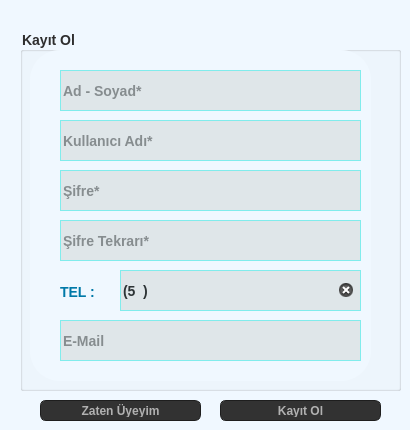
  <widget class="QWidget" name="centralwidget">
   <property name="styleSheet">
    <string notr="true">QWidget {
    background-color: #f0f8ff; /* Açık mavi */
    color: #2e2e2e; /* Koyu gri yazı */
    font-family: Arial;
    font-weight: bold;
    font-size: 14px;
    
}

QLabel {
    color: #0079A8; /* Canlı camgöbeği */
    font-weight: bold;
}

QPushButton {
    background-color: #0079A8; /* Canlı yeşil-mavi */
    color: white;
    border: 1px solid #55efc4;
    border-radius: 6px;
    padding: 6px;
    font-weight: bold;
}

QPushButton:hover {
    background-color: #00cec9;
}

QLineEdit, QComboBox, QDateEdit, QTextEdit {
    background-color: #dfe6e9; /* Açık gri */
    color: #2d3436; /* Koyu gri */
    border: 1px solid #81ecec;
    border-radius: 4px;
}

QTableWidget {
    background-color: #dfe6e9; /* Açık camgöbeği */
    color: #0079A8;
    gridline-color: #0079A8;
    alternate-background-color: #dff9fb;
}

QHeaderView::section {
    background-color: #0079A8;
    color: white;
    padding: 5px;
    border: 1px solid #55efc4;
    font-weight: bold;
}
</string>
   </property>
   <widget class="QPushButton" name="kayitol">
    <property name="geometry">
     <rect>
      <x>220</x>
      <y>400</y>
      <width>161</width>
      <height>21</height>
     </rect>
    </property>
    <property name="styleSheet">
     <string notr="true">/* author = Nathan Woodrow */

QToolTip
{
    border: 1px solid #222;
    background-color: #333;
    color: #aaa;
}

QWidget
{
    color: #aaa;
    background-color: #323232;
}


QWidget:item:hover
{
    background-color: #507098;
    color: #aaa;
}

QWidget:item:selected
{
    background-color: #507098;
}

QMenuBar {
    background-color: #323232;
}

QMenuBar::item
{
    background: transparent;
}

QMenuBar::item:selected
{
    /*
    background: transparent;
    border: 1px solid #ffaa00;
    */
    background: #444;
}

QMenuBar::item:pressed
{
    border: 1px solid #000;
    background-color: #444;
    margin-bottom:-1px;
    padding-bottom:1px;
}

/* ==================================================================================== */
/* MENU                                                                                 */
/* ==================================================================================== */

QMenu
{
    background: #444;
    border: 1px solid #222;
    padding: 4px;
    padding-right: 0px;
}

QMenu::item
{
    background: transparent;
    padding: 2px 20px 2px 20px;
}

QMenu::item:disabled
{
    color: #555;
    background: transparent;
    padding: 2px 20px 2px 20px;
}


QMenu::item:selected
{
    background-color: #507098;
    color: #aaa;
}

QWidget:disabled
{
    color: #404040;
    background-color: #323232;
}

QLineEdit
{
    padding: 1px;
    border: 1px solid #111;
    background-color: #888;
    color: #111;
}

QPushButton
{
    color: #b1b1b1;
/*    background-color: QLinearGradient( x1: 0, y1: 0, x2: 0, y2: 1, stop: 0 #565656, stop: 0.1 #525252, stop: 0.5 #4e4e4e, stop: 0.9 #4a4a4a, stop: 1 #464646);*/
    border-width: 1px;
    border-color: #1e1e1e;
    border-style: solid;
    padding: 3px;
    font-size: 12px;
    padding-left: 5px;
    padding-right: 5px;
}

QPushButton:pressed
{
/*    background-color: QLinearGradient( x1: 0, y1: 0, x2: 0, y2: 1, stop: 0 #2d2d2d, stop: 0.1 #2b2b2b, stop: 0.5 #292929, stop: 0.9 #282828, stop: 1 #252525);*/
}

/* ==================================================================================== */
/* COMBO BOX                                                                            */
/* ==================================================================================== */

QComboBox {
    selection-background-color: #ffaa00;
    background-color: QLinearGradient( x1: 0, y1: 0, x2: 0, y2: 1, stop: 0 #565656, stop: 0.1 #525252, stop: 0.5 #4e4e4e, stop: 0.9 #4a4a4a, stop: 1 #464646);
    border-style: solid;
    border: 1px solid #1e1e1e;
}

QComboBox:hover,QPushButton:hover {
    background-color: QLinearGradient( x1: 0, y1: 0, x2: 0, y2: 1,
        stop: 0     #565656,
        stop: 0.1   #525252,
        stop: 0.5   #4e4e4e,
        stop: 0.9   #4a4a4a,
        stop: 1     #464646);
}


QComboBox:on {
    padding-top: 1px;
    padding-left: 3px;
    background-color: QLinearGradient( x1: 0, y1: 0, x2: 0, y2: 1,
        stop: 0     #555,
        stop: 0.1   #4C4C4C,
        stop: 0.5   #464646,
        stop: 0.9   #414141,
        stop: 1     #444);
    selection-background-color: #ffaa00;
}

QComboBox QAbstractItemView {
    border: 1px solid #222;
    selection-background-color: #507098;
}

QComboBox::drop-down {
     subcontrol-origin: padding;
     subcontrol-position: top right;
     width: 15px;
     border: 0px;
 }

QComboBox::down-arrow
{
    image: url(icons/down_arrow.png);
}
QLineEdit:focus
{
    border: 2px solid QLinearGradient( x1: 0, y1: 0, x2: 0, y2: 1, stop: 0 #ffa02f, stop: 1 #d7801a);
}


QTextEdit:focus
{
    border: 2px solid QLinearGradient( x1: 0, y1: 0, x2: 0, y2: 1, stop: 0 #ffa02f, stop: 1 #d7801a);
}

/* ==================================================================================== */
/* SCROLL BAR                                                                           */
/* ==================================================================================== */

QScrollBar:horizontal {
    background-color: #333;
    height: 8px;
    margin: 0px;
    padding: 0px;
}

QScrollBar::handle:horizontal {
    border: 1px solid #111;
    background: #535353;
}

QScrollBar::add-line:horizontal, QScrollBar::sub-line:horizontal,
QScrollBar::add-page:horizontal, QScrollBar::sub-page:horizontal {
    width: 0px;
    background: transparent;
}

QScrollBar:vertical {
    background-color: #333;
    width: 8px;
    margin: 0;
}

QScrollBar::handle:vertical {
    border: 1px solid #111;
    background: #535353;
}

QScrollBar::add-line:vertical, QScrollBar::sub-line:vertical,
QScrollBar::add-page:vertical, QScrollBar::sub-page:vertical {
    height: 0px;
    background: transparent;
}


QTextEdit
{
    background-color: #242424;
}

QPlainTextEdit
{
    background-color: #242424;
}

QSizeGrip
{
  width: 1px;
}

QHeaderView::section
{
    /*background-color: QLinearGradient(x1:0, y1:0, x2:0, y2:1, stop:0 #616161, stop: 0.5 #505050, stop: 0.6 #434343, stop:1 #656565);*/
    color: white;
    padding-left: 4px;
    border: 1px solid #6c6c6c;
}
QDockWidget
{
  	titlebar-close-icon: url(icons/cross.svg);
}

QDockWidget::separator
{
    border: 1px solid red;
}

QDockWidget::title
{
    text-align: center;
    spacing: 3px; /* spacing between items in the tool bar */
    background-color: #323232;
	font-weight: bold;
}

QDockWidget::close-button, QDockWidget::float-button
{
    text-align: center;
    spacing: 1px; /* spacing between items in the tool bar */
}

QDockWidget::close-button:hover, QDockWidget::float-button:hover
{
    background: #242424;
}

QDockWidget::close-button:pressed, QDockWidget::float-button:pressed
{
    padding: 1px -1px -1px 1px;
}

QMainWindow::separator
{
    /*background-color: QLinearGradient(x1:0, y1:0, x2:0, y2:1, stop:0 #161616, stop: 0.5 #151515, stop: 0.6 #212121, stop:1 #343434);*/
    color: white;
    padding-left: 4px;
    border: 0px solid #4c4c4c;
    spacing: 3px; /* spacing between items in the tool bar */
}

QMainWindow::separator:hover
{

    /*background-color: QLinearGradient(x1:0, y1:0, x2:0, y2:1, stop:0 #d7801a, stop:0.5 #b56c17 stop:1 #ffa02f);*/
    color: white;
    padding-left: 4px;
    border: 1px solid #6c6c6c;
    spacing: 3px; /* spacing between items in the tool bar */
}

QToolBar {
    background: #323232;
    border: 1px solid #323232;
	font-weight: bold;
}

QToolBar::handle:horizontal
{
	image: url(:/qss_icons/rc/Hmovetoolbar.png);
}

QToolBar::handle:vertical
{
	image: url(:/qss_icons/rc/Vmovetoolbar.png);
}

QToolBar::separator:horizontal
{
	image: url(:/qss_icons/rc/Hsepartoolbar.png);
}

QToolBar::separator:vertical
{
	image: url(:/qss_icons/rc/Vsepartoolbars.png);
}

QMenu::separator
{
    height: 2px;
    /*
    background-color: QLinearGradient(x1:0, y1:0, x2:0, y2:1, stop:0 #161616, stop: 0.5 #151515, stop: 0.6 #212121, stop:1 #343434);
    */
    color: white;
    padding-left: 4px;
    margin-left: 10px;
    margin-right: 5px;
}

QProgressBar
{
    border: 2px solid grey;
    text-align: center;
}

QProgressBar::chunk
{
    background-color: #d7801a;
    width: 2.15px;
    margin: 0.5px;
}

QTabBar::tab {
    color: #b1b1b1;
    border: 1px solid #444;
    border-bottom-style: none;
    background-color: #323232;
    padding-left: 10px;
    padding-right: 10px;
    padding-top: 3px;
    padding-bottom: 2px;
    margin-right: -1px;
}

QTabWidget::pane {
    border: 1px solid #444;
    top: 1px;
}

QTabBar::tab:last
{
    margin-right: 0; /* the last selected tab has nothing to overlap with on the right */
}

QTabBar::tab:first:!selected
{
  margin-left: 0px; /* the last selected tab has nothing to overlap with on the right */
}

QTabBar::tab:!selected
{
    color: #b1b1b1;
    border-bottom-style: solid;
    margin-top: 3px;
    /*background-color: QLinearGradient(x1:0, y1:0, x2:0, y2:1, stop:1 #212121, stop:.4 #343434);*/
}

QTabBar::tab:selected
{
    margin-bottom: 0px;
}

QTabBar::tab:!selected:hover
{
    /*border-top: 2px solid #ffaa00;
    padding-bottom: 3px;*/
    /*background-color: QLinearGradient(x1:0, y1:0, x2:0, y2:1, stop:1 #212121, stop:0.4 #343434, stop:0.2 #343434, stop:0.1 #ffaa00);*/
}

/* ==================================================================================== */
/* RADIO BUTTON                                                                         */
/* ==================================================================================== */

QGroupBox::indicator:unchecked,
QGroupBox::indicator:checked,
QCheckBox::indicator:checked,
QCheckBox::indicator:unchecked,
QRadioButton::indicator:checked,
QRadioButton::indicator:unchecked{
    color: #b1b1b1;
    background-color: #323232;
    border: 1px solid #b1b1b1;
}

QGroupBox::indicator:checked,
QCheckBox::indicator:checked,
QRadioButton::indicator:checked {
    background-color: qradialgradient(
        cx: 0.5, cy: 0.5,
        fx: 0.5, fy: 0.5,
        radius: 1.0,
        stop: 0.25 #ffaa00,
        stop: 0.3 #323232
    );
}

QRadioButton::indicator
{
}

QGroupBox::indicator:hover,
QCheckBox::indicator:hover,
QRadioButton::indicator:hover
{
    border: 1px solid #ffaa00;
}

/* ==================================================================================== */
/* CHECKBOX                                                                             */
/* ==================================================================================== */

QAbstractItemView
{
  background-color: #222;
	alternate-background-color: #323232;
	color: silver;
	border: none;
	border-radius: 3px;
	padding: 1px;
}

QAbstractItemView::selected {
    border: 0px;
    outline: none;
}

/* ==================================================================================== */
/* TREE VIEW                                                                            */
/* ==================================================================================== */

QTreeView {
    border: 0.5px solid rgba(108,108,108,75);
}

QTreeView::item, QTreeView::branch {
    background: transparent;
    color: #DDD;
}

QTreeView::item:hover, QTreeView::branch:hover {
    background-color: #507098;
    color: #DDD;
}

QTreeView::item:selected, QTreeView::branch:selected {
    background-color: #507098;
    color: #DDD;
}

QTreeView::branch:has-children:!has-siblings:closed,
QTreeView::branch:closed:has-children:has-siblings {
    border-image: none;
    image: url(icons/caret-right_ffffff_14.png);
}

QTreeView::branch:open:has-children:!has-siblings,
QTreeView::branch:open:has-children:has-siblings {
     border-image: none;
     image: url(icons/caret-down_ffffff_14.png);
}

QgsLayerTreeView
{
}

QgsLayerTreeView::item
{
    border-top: 0.5px solid rgba(108,108,108,50);
    border-bottom: 0.5px solid rgba(108,108,108,50);
    padding: 3px;
}

QgsLayerTreeView::indicator:unchecked{
    image: url(icons/eye-blocked.svg);
}

QgsLayerTreeView::indicator:checked {
    image: url(icons/eye.svg);
}

/* ==================================================================================== */
/* TABLE VIEW                                                                           */
/* ==================================================================================== */

QHeaderView {
}

QHeaderView::section {
    background: transparent;
    background-color: #323232;
    color: #777;
    border-right: 0px solid #777;
    border-top: 0px solid #777;
    padding: 0 0 2px 3px
}</string>
    </property>
    <property name="text">
     <string>Kayıt Ol</string>
    </property>
   </widget>
   <widget class="QGroupBox" name="groupBox">
    <property name="geometry">
     <rect>
      <x>20</x>
      <y>30</y>
      <width>381</width>
      <height>361</height>
     </rect>
    </property>
    <property name="title">
     <string>Kayıt Ol</string>
    </property>
    <widget class="QFrame" name="frameKayit">
     <property name="geometry">
      <rect>
       <x>10</x>
       <y>20</y>
       <width>341</width>
       <height>331</height>
      </rect>
     </property>
     <property name="styleSheet">
      <string notr="true">border-radius:30px;</string>
     </property>
     <property name="frameShape">
      <enum>QFrame::StyledPanel</enum>
     </property>
     <property name="frameShadow">
      <enum>QFrame::Raised</enum>
     </property>
     <widget class="QLineEdit" name="lineEditSifre">
      <property name="geometry">
       <rect>
        <x>30</x>
        <y>120</y>
        <width>301</width>
        <height>41</height>
       </rect>
      </property>
      <property name="font">
       <font>
        <family>Arial</family>
        <pointsize>-1</pointsize>
        <weight>75</weight>
        <bold>true</bold>
       </font>
      </property>
      <property name="toolTip">
       <string>&lt;html&gt;&lt;head/&gt;&lt;body&gt;&lt;p&gt;&lt;span style=&quot; font-weight:600; color:#000000;&quot;&gt;Güvenliğiniz için şifrenizde &lt;/span&gt;&lt;span style=&quot; font-weight:600; text-decoration: underline; color:#000000;&quot;&gt;büyük,küçük harf ve karakter&lt;/span&gt;&lt;span style=&quot; font-weight:600; color:#000000;&quot;&gt; kullanınız.&lt;/span&gt;&lt;/p&gt;&lt;/body&gt;&lt;/html&gt;</string>
      </property>
      <property name="text">
       <string/>
      </property>
      <property name="frame">
       <bool>true</bool>
      </property>
      <property name="echoMode">
       <enum>QLineEdit::PasswordEchoOnEdit</enum>
      </property>
      <property name="placeholderText">
       <string>Şifre*</string>
      </property>
      <property name="clearButtonEnabled">
       <bool>true</bool>
      </property>
     </widget>
     <widget class="QLineEdit" name="lineEditSifreTekrar">
      <property name="geometry">
       <rect>
        <x>30</x>
        <y>170</y>
        <width>301</width>
        <height>41</height>
       </rect>
      </property>
      <property name="font">
       <font>
        <family>Arial</family>
        <pointsize>-1</pointsize>
        <weight>75</weight>
        <bold>true</bold>
       </font>
      </property>
      <property name="toolTip">
       <string>&lt;html&gt;&lt;head/&gt;&lt;body&gt;&lt;p&gt;&lt;span style=&quot; font-size:9pt; font-weight:600; color:#000000;&quot;&gt;Güvenliğiniz için şifrenizde &lt;/span&gt;&lt;span style=&quot; font-size:9pt; font-weight:600; text-decoration: underline; color:#000000;&quot;&gt;büyük,küçük harf ve karakter&lt;/span&gt;&lt;span style=&quot; font-size:9pt; font-weight:600; color:#000000;&quot;&gt; kullanınız.&lt;/span&gt;&lt;/p&gt;&lt;/body&gt;&lt;/html&gt;</string>
      </property>
      <property name="text">
       <string/>
      </property>
      <property name="frame">
       <bool>true</bool>
      </property>
      <property name="echoMode">
       <enum>QLineEdit::PasswordEchoOnEdit</enum>
      </property>
      <property name="placeholderText">
       <string>Şifre Tekrarı*</string>
      </property>
      <property name="clearButtonEnabled">
       <bool>true</bool>
      </property>
     </widget>
     <widget class="QLineEdit" name="lineEditEmail">
      <property name="geometry">
       <rect>
        <x>30</x>
        <y>270</y>
        <width>301</width>
        <height>41</height>
       </rect>
      </property>
      <property name="font">
       <font>
        <family>Arial</family>
        <pointsize>-1</pointsize>
        <weight>75</weight>
        <bold>true</bold>
       </font>
      </property>
      <property name="toolTip">
       <string>&lt;html&gt;&lt;head/&gt;&lt;body&gt;&lt;p&gt;&lt;span style=&quot; font-size:10pt; font-weight:600; color:#000000;&quot;&gt;E-mail giriniz&lt;/span&gt;&lt;/p&gt;&lt;/body&gt;&lt;/html&gt;</string>
      </property>
      <property name="text">
       <string/>
      </property>
      <property name="frame">
       <bool>true</bool>
      </property>
      <property name="placeholderText">
       <string>E-Mail</string>
      </property>
      <property name="clearButtonEnabled">
       <bool>true</bool>
      </property>
     </widget>
     <widget class="QLineEdit" name="lineEditTel">
      <property name="geometry">
       <rect>
        <x>90</x>
        <y>220</y>
        <width>241</width>
        <height>41</height>
       </rect>
      </property>
      <property name="font">
       <font>
        <family>Arial</family>
        <pointsize>-1</pointsize>
        <weight>75</weight>
        <bold>true</bold>
       </font>
      </property>
      <property name="toolTip">
       <string>&lt;html&gt;&lt;head/&gt;&lt;body&gt;&lt;p&gt;&lt;span style=&quot; font-size:10pt; font-weight:600; color:#000000;&quot;&gt;Telefon numaranızı giriniz&lt;/span&gt;&lt;/p&gt;&lt;/body&gt;&lt;/html&gt;</string>
      </property>
      <property name="inputMask">
       <string>(599) 999 99 99</string>
      </property>
      <property name="text">
       <string>(5)   </string>
      </property>
      <property name="maxLength">
       <number>15</number>
      </property>
      <property name="frame">
       <bool>true</bool>
      </property>
      <property name="cursorPosition">
       <number>15</number>
      </property>
      <property name="dragEnabled">
       <bool>false</bool>
      </property>
      <property name="placeholderText">
       <string/>
      </property>
      <property name="clearButtonEnabled">
       <bool>true</bool>
      </property>
     </widget>
     <widget class="QLabel" name="labelTel">
      <property name="geometry">
       <rect>
        <x>30</x>
        <y>216</y>
        <width>51</width>
        <height>51</height>
       </rect>
      </property>
      <property name="font">
       <font>
        <family>Arial</family>
        <pointsize>-1</pointsize>
        <weight>75</weight>
        <bold>true</bold>
       </font>
      </property>
      <property name="text">
       <string>TEL :</string>
      </property>
     </widget>
     <widget class="QLineEdit" name="lineEditKulAdi">
      <property name="geometry">
       <rect>
        <x>30</x>
        <y>70</y>
        <width>301</width>
        <height>41</height>
       </rect>
      </property>
      <property name="font">
       <font>
        <family>Arial</family>
        <pointsize>-1</pointsize>
        <weight>75</weight>
        <bold>true</bold>
       </font>
      </property>
      <property name="toolTip">
       <string>&lt;html&gt;&lt;head/&gt;&lt;body&gt;&lt;p&gt;&lt;span style=&quot; font-size:10pt; font-weight:600; color:#000000;&quot;&gt;Kullanıcı Adı belirleyiniz&lt;/span&gt;&lt;/p&gt;&lt;/body&gt;&lt;/html&gt;</string>
      </property>
      <property name="text">
       <string/>
      </property>
      <property name="frame">
       <bool>true</bool>
      </property>
      <property name="placeholderText">
       <string>Kullanıcı Adı*</string>
      </property>
      <property name="clearButtonEnabled">
       <bool>true</bool>
      </property>
     </widget>
     <widget class="QLineEdit" name="lineEditAdSoyad">
      <property name="geometry">
       <rect>
        <x>30</x>
        <y>20</y>
        <width>301</width>
        <height>41</height>
       </rect>
      </property>
      <property name="font">
       <font>
        <family>Arial</family>
        <pointsize>-1</pointsize>
        <weight>75</weight>
        <bold>true</bold>
       </font>
      </property>
      <property name="toolTip">
       <string>&lt;html&gt;&lt;head/&gt;&lt;body&gt;&lt;p&gt;&lt;span style=&quot; font-size:10pt; font-weight:600; color:#000000;&quot;&gt;Adınızı ve soyadınızı aralarında boşluk bırakarak giriniz&lt;/span&gt;&lt;/p&gt;&lt;/body&gt;&lt;/html&gt;</string>
      </property>
      <property name="inputMask">
       <string/>
      </property>
      <property name="text">
       <string/>
      </property>
      <property name="frame">
       <bool>true</bool>
      </property>
      <property name="placeholderText">
       <string>Ad - Soyad*</string>
      </property>
      <property name="clearButtonEnabled">
       <bool>true</bool>
      </property>
     </widget>
    </widget>
   </widget>
   <widget class="QPushButton" name="giris">
    <property name="geometry">
     <rect>
      <x>40</x>
      <y>400</y>
      <width>161</width>
      <height>21</height>
     </rect>
    </property>
    <property name="styleSheet">
     <string notr="true">/* author = Nathan Woodrow */

QToolTip
{
    border: 1px solid #222;
    background-color: #333;
    color: #aaa;
}

QWidget
{
    color: #aaa;
    background-color: #323232;
}


QWidget:item:hover
{
    background-color: #507098;
    color: #aaa;
}

QWidget:item:selected
{
    background-color: #507098;
}

QMenuBar {
    background-color: #323232;
}

QMenuBar::item
{
    background: transparent;
}

QMenuBar::item:selected
{
    /*
    background: transparent;
    border: 1px solid #ffaa00;
    */
    background: #444;
}

QMenuBar::item:pressed
{
    border: 1px solid #000;
    background-color: #444;
    margin-bottom:-1px;
    padding-bottom:1px;
}

/* ==================================================================================== */
/* MENU                                                                                 */
/* ==================================================================================== */

QMenu
{
    background: #444;
    border: 1px solid #222;
    padding: 4px;
    padding-right: 0px;
}

QMenu::item
{
    background: transparent;
    padding: 2px 20px 2px 20px;
}

QMenu::item:disabled
{
    color: #555;
    background: transparent;
    padding: 2px 20px 2px 20px;
}


QMenu::item:selected
{
    background-color: #507098;
    color: #aaa;
}

QWidget:disabled
{
    color: #404040;
    background-color: #323232;
}

QLineEdit
{
    padding: 1px;
    border: 1px solid #111;
    background-color: #888;
    color: #111;
}

QPushButton
{
    color: #b1b1b1;
/*    background-color: QLinearGradient( x1: 0, y1: 0, x2: 0, y2: 1, stop: 0 #565656, stop: 0.1 #525252, stop: 0.5 #4e4e4e, stop: 0.9 #4a4a4a, stop: 1 #464646);*/
    border-width: 1px;
    border-color: #1e1e1e;
    border-style: solid;
    padding: 3px;
    font-size: 12px;
    padding-left: 5px;
    padding-right: 5px;
}

QPushButton:pressed
{
/*    background-color: QLinearGradient( x1: 0, y1: 0, x2: 0, y2: 1, stop: 0 #2d2d2d, stop: 0.1 #2b2b2b, stop: 0.5 #292929, stop: 0.9 #282828, stop: 1 #252525);*/
}

/* ==================================================================================== */
/* COMBO BOX                                                                            */
/* ==================================================================================== */

QComboBox {
    selection-background-color: #ffaa00;
    background-color: QLinearGradient( x1: 0, y1: 0, x2: 0, y2: 1, stop: 0 #565656, stop: 0.1 #525252, stop: 0.5 #4e4e4e, stop: 0.9 #4a4a4a, stop: 1 #464646);
    border-style: solid;
    border: 1px solid #1e1e1e;
}

QComboBox:hover,QPushButton:hover {
    background-color: QLinearGradient( x1: 0, y1: 0, x2: 0, y2: 1,
        stop: 0     #565656,
        stop: 0.1   #525252,
        stop: 0.5   #4e4e4e,
        stop: 0.9   #4a4a4a,
        stop: 1     #464646);
}


QComboBox:on {
    padding-top: 1px;
    padding-left: 3px;
    background-color: QLinearGradient( x1: 0, y1: 0, x2: 0, y2: 1,
        stop: 0     #555,
        stop: 0.1   #4C4C4C,
        stop: 0.5   #464646,
        stop: 0.9   #414141,
        stop: 1     #444);
    selection-background-color: #ffaa00;
}

QComboBox QAbstractItemView {
    border: 1px solid #222;
    selection-background-color: #507098;
}

QComboBox::drop-down {
     subcontrol-origin: padding;
     subcontrol-position: top right;
     width: 15px;
     border: 0px;
 }

QComboBox::down-arrow
{
    image: url(icons/down_arrow.png);
}
QLineEdit:focus
{
    border: 2px solid QLinearGradient( x1: 0, y1: 0, x2: 0, y2: 1, stop: 0 #ffa02f, stop: 1 #d7801a);
}


QTextEdit:focus
{
    border: 2px solid QLinearGradient( x1: 0, y1: 0, x2: 0, y2: 1, stop: 0 #ffa02f, stop: 1 #d7801a);
}

/* ==================================================================================== */
/* SCROLL BAR                                                                           */
/* ==================================================================================== */

QScrollBar:horizontal {
    background-color: #333;
    height: 8px;
    margin: 0px;
    padding: 0px;
}

QScrollBar::handle:horizontal {
    border: 1px solid #111;
    background: #535353;
}

QScrollBar::add-line:horizontal, QScrollBar::sub-line:horizontal,
QScrollBar::add-page:horizontal, QScrollBar::sub-page:horizontal {
    width: 0px;
    background: transparent;
}

QScrollBar:vertical {
    background-color: #333;
    width: 8px;
    margin: 0;
}

QScrollBar::handle:vertical {
    border: 1px solid #111;
    background: #535353;
}

QScrollBar::add-line:vertical, QScrollBar::sub-line:vertical,
QScrollBar::add-page:vertical, QScrollBar::sub-page:vertical {
    height: 0px;
    background: transparent;
}


QTextEdit
{
    background-color: #242424;
}

QPlainTextEdit
{
    background-color: #242424;
}

QSizeGrip
{
  width: 1px;
}

QHeaderView::section
{
    /*background-color: QLinearGradient(x1:0, y1:0, x2:0, y2:1, stop:0 #616161, stop: 0.5 #505050, stop: 0.6 #434343, stop:1 #656565);*/
    color: white;
    padding-left: 4px;
    border: 1px solid #6c6c6c;
}
QDockWidget
{
  	titlebar-close-icon: url(icons/cross.svg);
}

QDockWidget::separator
{
    border: 1px solid red;
}

QDockWidget::title
{
    text-align: center;
    spacing: 3px; /* spacing between items in the tool bar */
    background-color: #323232;
	font-weight: bold;
}

QDockWidget::close-button, QDockWidget::float-button
{
    text-align: center;
    spacing: 1px; /* spacing between items in the tool bar */
}

QDockWidget::close-button:hover, QDockWidget::float-button:hover
{
    background: #242424;
}

QDockWidget::close-button:pressed, QDockWidget::float-button:pressed
{
    padding: 1px -1px -1px 1px;
}

QMainWindow::separator
{
    /*background-color: QLinearGradient(x1:0, y1:0, x2:0, y2:1, stop:0 #161616, stop: 0.5 #151515, stop: 0.6 #212121, stop:1 #343434);*/
    color: white;
    padding-left: 4px;
    border: 0px solid #4c4c4c;
    spacing: 3px; /* spacing between items in the tool bar */
}

QMainWindow::separator:hover
{

    /*background-color: QLinearGradient(x1:0, y1:0, x2:0, y2:1, stop:0 #d7801a, stop:0.5 #b56c17 stop:1 #ffa02f);*/
    color: white;
    padding-left: 4px;
    border: 1px solid #6c6c6c;
    spacing: 3px; /* spacing between items in the tool bar */
}

QToolBar {
    background: #323232;
    border: 1px solid #323232;
	font-weight: bold;
}

QToolBar::handle:horizontal
{
	image: url(:/qss_icons/rc/Hmovetoolbar.png);
}

QToolBar::handle:vertical
{
	image: url(:/qss_icons/rc/Vmovetoolbar.png);
}

QToolBar::separator:horizontal
{
	image: url(:/qss_icons/rc/Hsepartoolbar.png);
}

QToolBar::separator:vertical
{
	image: url(:/qss_icons/rc/Vsepartoolbars.png);
}

QMenu::separator
{
    height: 2px;
    /*
    background-color: QLinearGradient(x1:0, y1:0, x2:0, y2:1, stop:0 #161616, stop: 0.5 #151515, stop: 0.6 #212121, stop:1 #343434);
    */
    color: white;
    padding-left: 4px;
    margin-left: 10px;
    margin-right: 5px;
}

QProgressBar
{
    border: 2px solid grey;
    text-align: center;
}

QProgressBar::chunk
{
    background-color: #d7801a;
    width: 2.15px;
    margin: 0.5px;
}

QTabBar::tab {
    color: #b1b1b1;
    border: 1px solid #444;
    border-bottom-style: none;
    background-color: #323232;
    padding-left: 10px;
    padding-right: 10px;
    padding-top: 3px;
    padding-bottom: 2px;
    margin-right: -1px;
}

QTabWidget::pane {
    border: 1px solid #444;
    top: 1px;
}

QTabBar::tab:last
{
    margin-right: 0; /* the last selected tab has nothing to overlap with on the right */
}

QTabBar::tab:first:!selected
{
  margin-left: 0px; /* the last selected tab has nothing to overlap with on the right */
}

QTabBar::tab:!selected
{
    color: #b1b1b1;
    border-bottom-style: solid;
    margin-top: 3px;
    /*background-color: QLinearGradient(x1:0, y1:0, x2:0, y2:1, stop:1 #212121, stop:.4 #343434);*/
}

QTabBar::tab:selected
{
    margin-bottom: 0px;
}

QTabBar::tab:!selected:hover
{
    /*border-top: 2px solid #ffaa00;
    padding-bottom: 3px;*/
    /*background-color: QLinearGradient(x1:0, y1:0, x2:0, y2:1, stop:1 #212121, stop:0.4 #343434, stop:0.2 #343434, stop:0.1 #ffaa00);*/
}

/* ==================================================================================== */
/* RADIO BUTTON                                                                         */
/* ==================================================================================== */

QGroupBox::indicator:unchecked,
QGroupBox::indicator:checked,
QCheckBox::indicator:checked,
QCheckBox::indicator:unchecked,
QRadioButton::indicator:checked,
QRadioButton::indicator:unchecked{
    color: #b1b1b1;
    background-color: #323232;
    border: 1px solid #b1b1b1;
}

QGroupBox::indicator:checked,
QCheckBox::indicator:checked,
QRadioButton::indicator:checked {
    background-color: qradialgradient(
        cx: 0.5, cy: 0.5,
        fx: 0.5, fy: 0.5,
        radius: 1.0,
        stop: 0.25 #ffaa00,
        stop: 0.3 #323232
    );
}

QRadioButton::indicator
{
}

QGroupBox::indicator:hover,
QCheckBox::indicator:hover,
QRadioButton::indicator:hover
{
    border: 1px solid #ffaa00;
}

/* ==================================================================================== */
/* CHECKBOX                                                                             */
/* ==================================================================================== */

QAbstractItemView
{
  background-color: #222;
	alternate-background-color: #323232;
	color: silver;
	border: none;
	border-radius: 3px;
	padding: 1px;
}

QAbstractItemView::selected {
    border: 0px;
    outline: none;
}

/* ==================================================================================== */
/* TREE VIEW                                                                            */
/* ==================================================================================== */

QTreeView {
    border: 0.5px solid rgba(108,108,108,75);
}

QTreeView::item, QTreeView::branch {
    background: transparent;
    color: #DDD;
}

QTreeView::item:hover, QTreeView::branch:hover {
    background-color: #507098;
    color: #DDD;
}

QTreeView::item:selected, QTreeView::branch:selected {
    background-color: #507098;
    color: #DDD;
}

QTreeView::branch:has-children:!has-siblings:closed,
QTreeView::branch:closed:has-children:has-siblings {
    border-image: none;
    image: url(icons/caret-right_ffffff_14.png);
}

QTreeView::branch:open:has-children:!has-siblings,
QTreeView::branch:open:has-children:has-siblings {
     border-image: none;
     image: url(icons/caret-down_ffffff_14.png);
}

QgsLayerTreeView
{
}

QgsLayerTreeView::item
{
    border-top: 0.5px solid rgba(108,108,108,50);
    border-bottom: 0.5px solid rgba(108,108,108,50);
    padding: 3px;
}

QgsLayerTreeView::indicator:unchecked{
    image: url(icons/eye-blocked.svg);
}

QgsLayerTreeView::indicator:checked {
    image: url(icons/eye.svg);
}

/* ==================================================================================== */
/* TABLE VIEW                                                                           */
/* ==================================================================================== */

QHeaderView {
}

QHeaderView::section {
    background: transparent;
    background-color: #323232;
    color: #777;
    border-right: 0px solid #777;
    border-top: 0px solid #777;
    padding: 0 0 2px 3px
}</string>
    </property>
    <property name="text">
     <string>Zaten Üyeyim</string>
    </property>
   </widget>
   <widget class="QWidget" name="layoutWidget">
    <property name="geometry">
     <rect>
      <x>0</x>
      <y>0</y>
      <width>2</width>
      <height>2</height>
     </rect>
    </property>
    <layout class="QHBoxLayout" name="horizontalLayout"/>
   </widget>
  </widget>
